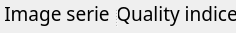
         <widget class="QSplitter" name="splitter_2">
          <property name="orientation">
           <enum>Qt::Horizontal</enum>
          </property>
          <widget class="QWidget" name="layoutWidget_2">
           <layout class="QVBoxLayout" name="verticalLayout_2">
            <item>
             <widget class="QLabel" name="label_Serie">
              <property name="minimumSize">
               <size>
                <width>114</width>
                <height>0</height>
               </size>
              </property>
              <property name="palette">
               <palette>
                <active>
                 <colorrole role="WindowText">
                  <brush brushstyle="SolidPattern">
                   <color alpha="255">
                    <red>0</red>
                    <green>0</green>
                    <blue>0</blue>
                   </color>
                  </brush>
                 </colorrole>
                 <colorrole role="Button">
                  <brush brushstyle="SolidPattern">
                   <color alpha="255">
                    <red>253</red>
                    <green>249</green>
                    <blue>248</blue>
                   </color>
                  </brush>
                 </colorrole>
                 <colorrole role="Text">
                  <brush brushstyle="SolidPattern">
                   <color alpha="255">
                    <red>0</red>
                    <green>0</green>
                    <blue>0</blue>
                   </color>
                  </brush>
                 </colorrole>
                 <colorrole role="ButtonText">
                  <brush brushstyle="SolidPattern">
                   <color alpha="255">
                    <red>0</red>
                    <green>0</green>
                    <blue>0</blue>
                   </color>
                  </brush>
                 </colorrole>
                 <colorrole role="Base">
                  <brush brushstyle="SolidPattern">
                   <color alpha="255">
                    <red>253</red>
                    <green>249</green>
                    <blue>248</blue>
                   </color>
                  </brush>
                 </colorrole>
                 <colorrole role="Window">
                  <brush brushstyle="SolidPattern">
                   <color alpha="255">
                    <red>253</red>
                    <green>249</green>
                    <blue>248</blue>
                   </color>
                  </brush>
                 </colorrole>
                </active>
                <inactive>
                 <colorrole role="WindowText">
                  <brush brushstyle="SolidPattern">
                   <color alpha="255">
                    <red>0</red>
                    <green>0</green>
                    <blue>0</blue>
                   </color>
                  </brush>
                 </colorrole>
                 <colorrole role="Button">
                  <brush brushstyle="SolidPattern">
                   <color alpha="255">
                    <red>253</red>
                    <green>249</green>
                    <blue>248</blue>
                   </color>
                  </brush>
                 </colorrole>
                 <colorrole role="Text">
                  <brush brushstyle="SolidPattern">
                   <color alpha="255">
                    <red>0</red>
                    <green>0</green>
                    <blue>0</blue>
                   </color>
                  </brush>
                 </colorrole>
                 <colorrole role="ButtonText">
                  <brush brushstyle="SolidPattern">
                   <color alpha="255">
                    <red>0</red>
                    <green>0</green>
                    <blue>0</blue>
                   </color>
                  </brush>
                 </colorrole>
                 <colorrole role="Base">
                  <brush brushstyle="SolidPattern">
                   <color alpha="255">
                    <red>253</red>
                    <green>249</green>
                    <blue>248</blue>
                   </color>
                  </brush>
                 </colorrole>
                 <colorrole role="Window">
                  <brush brushstyle="SolidPattern">
                   <color alpha="255">
                    <red>253</red>
                    <green>249</green>
                    <blue>248</blue>
                   </color>
                  </brush>
                 </colorrole>
                </inactive>
                <disabled>
                 <colorrole role="WindowText">
                  <brush brushstyle="SolidPattern">
                   <color alpha="255">
                    <red>0</red>
                    <green>0</green>
                    <blue>0</blue>
                   </color>
                  </brush>
                 </colorrole>
                 <colorrole role="Button">
                  <brush brushstyle="SolidPattern">
                   <color alpha="255">
                    <red>253</red>
                    <green>249</green>
                    <blue>248</blue>
                   </color>
                  </brush>
                 </colorrole>
                 <colorrole role="Text">
                  <brush brushstyle="SolidPattern">
                   <color alpha="255">
                    <red>0</red>
                    <green>0</green>
                    <blue>0</blue>
                   </color>
                  </brush>
                 </colorrole>
                 <colorrole role="ButtonText">
                  <brush brushstyle="SolidPattern">
                   <color alpha="255">
                    <red>0</red>
                    <green>0</green>
                    <blue>0</blue>
                   </color>
                  </brush>
                 </colorrole>
                 <colorrole role="Base">
                  <brush brushstyle="SolidPattern">
                   <color alpha="255">
                    <red>253</red>
                    <green>249</green>
                    <blue>248</blue>
                   </color>
                  </brush>
                 </colorrole>
                 <colorrole role="Window">
                  <brush brushstyle="SolidPattern">
                   <color alpha="255">
                    <red>253</red>
                    <green>249</green>
                    <blue>248</blue>
                   </color>
                  </brush>
                 </colorrole>
                </disabled>
               </palette>
              </property>
              <property name="font">
               <font>
                <family>Noto Sans Cond</family>
                <pointsize>14</pointsize>
                <weight>50</weight>
                <italic>false</italic>
                <bold>false</bold>
               </font>
              </property>
              <property name="styleSheet">
               <string notr="true"/>
              </property>
              <property name="lineWidth">
               <number>1</number>
              </property>
              <property name="midLineWidth">
               <number>0</number>
              </property>
              <property name="text">
               <string>Image serie</string>
              </property>
              <property name="scaledContents">
               <bool>false</bool>
              </property>
              <property name="alignment">
               <set>Qt::AlignCenter</set>
              </property>
             </widget>
            </item>
            <item>
             <widget class="ImageView" name="expSeries" native="true"/>
            </item>
           </layout>
          </widget>
          <widget class="QWidget" name="layoutWidget_3">
           <layout class="QVBoxLayout" name="verticalLayout_3">
            <item>
             <widget class="QLabel" name="label_Quality">
              <property name="minimumSize">
               <size>
                <width>114</width>
                <height>0</height>
               </size>
              </property>
              <property name="palette">
               <palette>
                <active>
                 <colorrole role="WindowText">
                  <brush brushstyle="SolidPattern">
                   <color alpha="255">
                    <red>0</red>
                    <green>0</green>
                    <blue>0</blue>
                   </color>
                  </brush>
                 </colorrole>
                 <colorrole role="Button">
                  <brush brushstyle="SolidPattern">
                   <color alpha="255">
                    <red>253</red>
                    <green>249</green>
                    <blue>248</blue>
                   </color>
                  </brush>
                 </colorrole>
                 <colorrole role="Text">
                  <brush brushstyle="SolidPattern">
                   <color alpha="255">
                    <red>0</red>
                    <green>0</green>
                    <blue>0</blue>
                   </color>
                  </brush>
                 </colorrole>
                 <colorrole role="ButtonText">
                  <brush brushstyle="SolidPattern">
                   <color alpha="255">
                    <red>0</red>
                    <green>0</green>
                    <blue>0</blue>
                   </color>
                  </brush>
                 </colorrole>
                 <colorrole role="Base">
                  <brush brushstyle="SolidPattern">
                   <color alpha="255">
                    <red>253</red>
                    <green>249</green>
                    <blue>248</blue>
                   </color>
                  </brush>
                 </colorrole>
                 <colorrole role="Window">
                  <brush brushstyle="SolidPattern">
                   <color alpha="255">
                    <red>253</red>
                    <green>249</green>
                    <blue>248</blue>
                   </color>
                  </brush>
                 </colorrole>
                </active>
                <inactive>
                 <colorrole role="WindowText">
                  <brush brushstyle="SolidPattern">
                   <color alpha="255">
                    <red>0</red>
                    <green>0</green>
                    <blue>0</blue>
                   </color>
                  </brush>
                 </colorrole>
                 <colorrole role="Button">
                  <brush brushstyle="SolidPattern">
                   <color alpha="255">
                    <red>253</red>
                    <green>249</green>
                    <blue>248</blue>
                   </color>
                  </brush>
                 </colorrole>
                 <colorrole role="Text">
                  <brush brushstyle="SolidPattern">
                   <color alpha="255">
                    <red>0</red>
                    <green>0</green>
                    <blue>0</blue>
                   </color>
                  </brush>
                 </colorrole>
                 <colorrole role="ButtonText">
                  <brush brushstyle="SolidPattern">
                   <color alpha="255">
                    <red>0</red>
                    <green>0</green>
                    <blue>0</blue>
                   </color>
                  </brush>
                 </colorrole>
                 <colorrole role="Base">
                  <brush brushstyle="SolidPattern">
                   <color alpha="255">
                    <red>253</red>
                    <green>249</green>
                    <blue>248</blue>
                   </color>
                  </brush>
                 </colorrole>
                 <colorrole role="Window">
                  <brush brushstyle="SolidPattern">
                   <color alpha="255">
                    <red>253</red>
                    <green>249</green>
                    <blue>248</blue>
                   </color>
                  </brush>
                 </colorrole>
                </inactive>
                <disabled>
                 <colorrole role="WindowText">
                  <brush brushstyle="SolidPattern">
                   <color alpha="255">
                    <red>0</red>
                    <green>0</green>
                    <blue>0</blue>
                   </color>
                  </brush>
                 </colorrole>
                 <colorrole role="Button">
                  <brush brushstyle="SolidPattern">
                   <color alpha="255">
                    <red>253</red>
                    <green>249</green>
                    <blue>248</blue>
                   </color>
                  </brush>
                 </colorrole>
                 <colorrole role="Text">
                  <brush brushstyle="SolidPattern">
                   <color alpha="255">
                    <red>0</red>
                    <green>0</green>
                    <blue>0</blue>
                   </color>
                  </brush>
                 </colorrole>
                 <colorrole role="ButtonText">
                  <brush brushstyle="SolidPattern">
                   <color alpha="255">
                    <red>0</red>
                    <green>0</green>
                    <blue>0</blue>
                   </color>
                  </brush>
                 </colorrole>
                 <colorrole role="Base">
                  <brush brushstyle="SolidPattern">
                   <color alpha="255">
                    <red>253</red>
                    <green>249</green>
                    <blue>248</blue>
                   </color>
                  </brush>
                 </colorrole>
                 <colorrole role="Window">
                  <brush brushstyle="SolidPattern">
                   <color alpha="255">
                    <red>253</red>
                    <green>249</green>
                    <blue>248</blue>
                   </color>
                  </brush>
                 </colorrole>
                </disabled>
               </palette>
              </property>
              <property name="font">
               <font>
                <family>Noto Sans Cond</family>
                <pointsize>14</pointsize>
                <weight>50</weight>
                <italic>false</italic>
                <bold>false</bold>
               </font>
              </property>
              <property name="styleSheet">
               <string notr="true"/>
              </property>
              <property name="lineWidth">
               <number>1</number>
              </property>
              <property name="midLineWidth">
               <number>0</number>
              </property>
              <property name="text">
               <string>Quality indice</string>
              </property>
              <property name="scaledContents">
               <bool>false</bool>
              </property>
              <property name="alignment">
               <set>Qt::AlignCenter</set>
              </property>
             </widget>
            </item>
            <item>
             <widget class="ImageView" name="QualSeries" native="true"/>
            </item>
           </layout>
          </widget>
         </widget>
